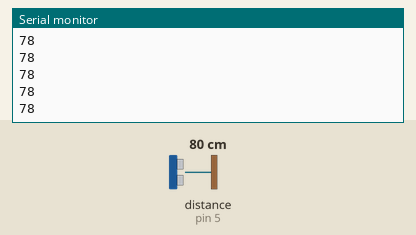
Bench run of a sketch on a simulated Arduino Uno, built with avr-gcc and run on an emulated ATmega328P. Parts: the last lines printed to the serial monitor. Wiring (inferred from the names in the program): ultrasonic range finder: trigger pin 6; echo pin 5. Inputs (shaded band) come from the test bench; at power-on: distance to the obstacle (sensor on pin 5) 80 cm. The echo pulse lasts 58.3 µs per cm.

Above: at 1.2 s.
1.3 s: distance to the obstacle (sensor on pin 5) set to 2 cm
At 2.4 s:
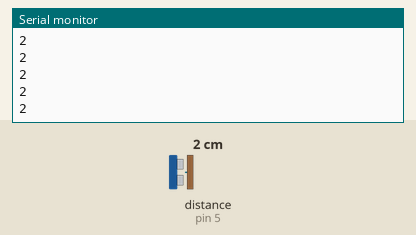
2.8 s: distance to the obstacle (sensor on pin 5) set to 4 cm
At 3.9 s:
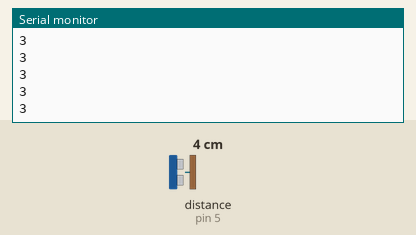
Timing chart, 0 to 5.8 s (numbered marks = the images above; inputs shaded):
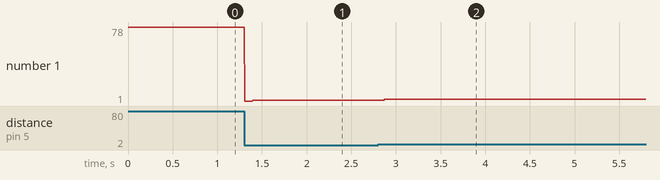

The sketch:

Ultra_Sensor_Test.ino
```cpp
#define TRIG 6 //TRIG 핀 설정 (초음파 보내는 핀)
#define ECHO 5 //ECHO 핀 설정 (초음파 받는 핀)

long duration, distance;
void setup() {
  // put your setup code here, to run once:

  pinMode(TRIG, OUTPUT);
  pinMode(ECHO, INPUT);
  Serial.begin(9600);
}

void loop() {
  // put your main code here, to run repeatedly:
  digitalWrite(TRIG, LOW);
  delayMicroseconds(2);
  digitalWrite(TRIG, HIGH);
  delayMicroseconds(10);
  digitalWrite(TRIG, LOW);
  duration = pulseIn (ECHO, HIGH);
  distance = duration * 17 / 1000;
  Serial.println(distance);
}
```

Measured:
- after the input at 1.3 s, the serial monitor: prints a new line at once (image 1)
- after the input at 2.8 s, the serial monitor: prints a new line after 0.07 s (image 2)
- plotted number 1: 78 → 2 after the input at 1.3 s, 2 → 3 after the input at 2.8 s
